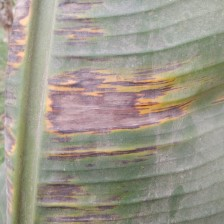
#> input picture data/processed/train/black_sigatoka/124.jpeg, 224 x 224 px
$ python -i clean_data.py   (imports and definitions only)   (older library calls are emulated)
#> lines starting #> are read from the running program, lines starting #| are printed output that depends on the picture; after the words box and inside, x2 and y2 are one past the last pixel; in counts of white or black regions, pixels touching at a corner belong together
#> further down, picture is the input picture: shape (224, 224, 3); mean B, G, R 139.1, 152.1, 158
# ml/clean_data.py

# References:
#  https://github.com/JohannesBuchner/imagehash
#  https://pillow.readthedocs.io/en/stable/reference/Image.html#PIL.Image.Image.verify
#  https://docs.opencv.org/4.x/df/d9d/tutorial_py_colorspaces.html


import shutil
import sys
from pathlib import Path

import cv2
import imagehash
import numpy as np
from PIL import Image

# ---------- Paths ----------
ROOT = Path(__file__).resolve().parent.parent
RAW_DIR = ROOT / "data" / "raw"
OUT_DIR = ROOT / "data" / "cleaned"
PROCESSED_DIR = ROOT / "data" / "processed"
CLASSES = ["healthy", "black_sigatoka"]

# ---------- Tunables ----------
MIN_DIM = 300
BLUR_THRESHOLD = 15.0
DEDUP_THRESHOLD = 10

DARK_MEAN_MAX = 40
BRIGHT_MEAN_MIN = 220
LOW_CONTRAST_STD = 15

LEAF_AREA_MIN_RATIO = 0.10
ZOOM_PAD = 20

EXTS = {".jpg", ".jpeg", ".png", ".bmp", ".webp"}


# ---------- Helpers ----------
# [50 lines left out: functions readable, is_blurry, exposure_status, find_duplicates, not called in this run]


def leaf_bbox(img):
    hsv = cv2.cvtColor(img, cv2.COLOR_BGR2HSV)
#> hsv: shape (224, 224, 3); mean H, S, V 51.2, 36.2, 160.4
    mask = cv2.inRange(hsv, (25, 40, 40), (95, 255, 255))
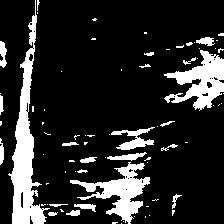
#> mask: shape (224, 224); 16.4% white; 76 white regions (54 under 20 px), largest, box (x1, y1, x2, y2) and area: (8, 0, 50, 224) 2954, (164, 50, 224, 111) 1730, (70, 162, 150, 224) 1712
    kernel = np.ones((5, 5), np.uint8)
    mask = cv2.morphologyEx(mask, cv2.MORPH_OPEN, kernel, iterations=1)
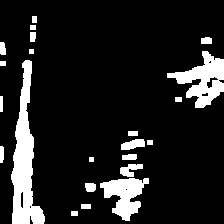
#> mask: shape (224, 224); 12.7% white; 22 white regions, largest, box (x1, y1, x2, y2) and area: (11, 60, 45, 224) 2568, (167, 51, 224, 108) 1495, (100, 178, 149, 221) 1129
    mask = cv2.morphologyEx(mask, cv2.MORPH_CLOSE, kernel, iterations=1)
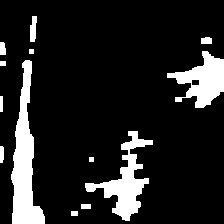
#> mask: shape (224, 224); 13.4% white; 13 white regions
    contours, _ = cv2.findContours(mask, cv2.RETR_EXTERNAL, cv2.CHAIN_APPROX_SIMPLE)
#> contours = 13 contours, 2 with area under 20; largest, box (x1, y1, x2, y2) and area: (11, 60, 45, 224) 2448, (85, 131, 153, 221) 1722, (167, 51, 224, 108) 1544, (30, 16, 37, 42) 112, (201, 37, 212, 44) 55
    if not contours:
        return None
    return cv2.boundingRect(max(contours, key=cv2.contourArea))


# [146 lines left out: functions zoom_crop, copy_to_processed, process_class, main, not called in this run]


# [2 lines not run here, left out]

>>> import cv2
>>> picture = cv2.imread('../data/processed/train/black_sigatoka/124.jpeg')
>>> result = leaf_bbox(picture)
#> result = (11, 60, 34, 164)

$ run again, on data/processed/val/black_sigatoka/10.jpeg
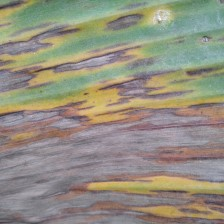
#> input picture data/processed/val/black_sigatoka/10.jpeg, 224 x 224 px
#> picture is the input picture: shape (224, 224, 3); mean B, G, R 129, 143.7, 147.5
#> hsv: shape (224, 224, 3); mean H, S, V 80.6, 48.9, 155
#> in leaf_bbox, `mask = cv2.inRange(hsv, (25, 40, 40), (95, 255, 255))`:
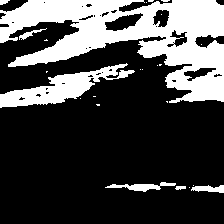
#> mask: shape (224, 224); 27.9% white; 24 white regions (17 under 20 px), largest, box (x1, y1, x2, y2) and area: (0, 0, 224, 103) 11136, (0, 63, 135, 108) 2154, (105, 182, 176, 192) 302
#> in leaf_bbox, `mask = cv2.morphologyEx(mask, cv2.MORPH_CLOSE, kernel, iterations=1)`:
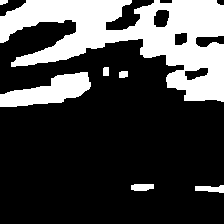
#> mask: shape (224, 224); 26.7% white; 7 white regions
#> contours = 7 contours; box (x1, y1, x2, y2) and area: (0, 0, 224, 102) 11222, (0, 72, 91, 107) 1645, (195, 185, 224, 193) 128, (131, 184, 154, 191) 116, (119, 71, 128, 78) 44, (103, 67, 109, 76) 40, (0, 0, 8, 5) 22
#> result = (0, 0, 224, 102)
